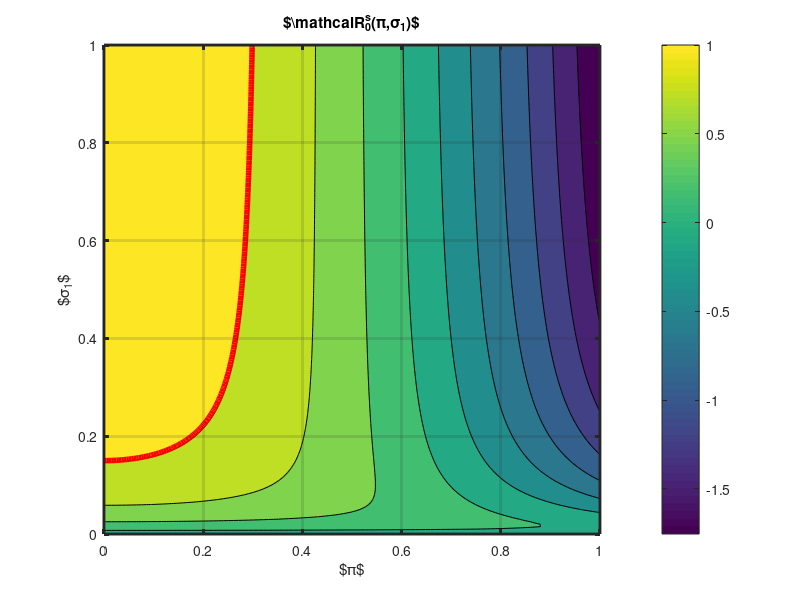

Write the MATLAB code that produced this figure.
clear; clc; close all;

%% Parameters
%pi = 0.8; 
nu_1 = 0.1; 
eta_1 = 0.2;
mu_L = 0.05;
theta_1=0.5;
%sigma_1=0.5;

% Define ranges for eta1 and nu1
%eta_1_range = linspace(0.0, 1, 200); 
%nu_1_range = linspace(0.0, 1, 200);
pi_range = linspace(0.0, 1, 200);
%mu_L_range = linspace(0.0, 1, 200); 
%theta_1_range = linspace(0.0, 1, 200);
sigma_1_range = linspace(0.0, 1, 200);

% Initialize matrix for Rd and Rs
Rd = zeros(length(pi_range), length(sigma_1_range));
Rs = zeros(length(pi_range), length(sigma_1_range));

% Calculate R0 for each combination
for i = 1:length(pi_range)
    for j = 1:length(sigma_1_range)
        pi = pi_range(i);
        sigma_1 = sigma_1_range(j);

        Rd(i, j) = (eta_1*pi)/((nu_1+mu_L)*(pi+mu_L));
        Rs(i, j) = (eta_1*pi)/((nu_1+mu_L)*(pi+mu_L)) - (sigma_1^2*pi^2)/((4*theta_1)*(nu_1+mu_L)*(pi+mu_L)^2);
    end
end

figure(1);

% subplot(1,2,1)
% contourf(pi_range, sigma_1_range, Rd);
% hold on
% contour(pi_range, sigma_1_range, Rd, [1 1], 'r', 'LineWidth', 4) % threshold line
% colorbar
% xlabel('$\pi$')
% ylabel('$\sigma_1$')
% title('(a) $\mathcal{R}_0^d(\pi,\sigma_1)$')
% set(gca, 'LineWidth',2)
% grid on

%subplot(1,2,2)
contourf(pi_range, sigma_1_range, Rs);
hold on
contour(pi_range, sigma_1_range, Rs, [1 1], 'r', 'LineWidth', 4)
colorbar
xlabel('$\pi$')
ylabel('$\sigma_1$')
% title('(b) $\mathcal{R}_0^s(\pi,\sigma_1)$')
title('$\mathcal{R}_0^s(\pi,\sigma_1)$')
set(gca, 'LineWidth',2)
grid on
